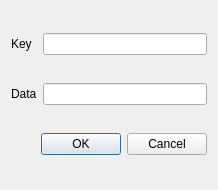
<?xml version="1.0" encoding="UTF-8"?>
<ui version="4.0">
 <class>AddItem</class>
 <widget class="QDialog" name="AddItem">
  <property name="geometry">
   <rect>
    <x>0</x>
    <y>0</y>
    <width>218</width>
    <height>190</height>
   </rect>
  </property>
  <property name="windowTitle">
   <string>Dialog</string>
  </property>
  <layout class="QGridLayout" name="gridLayout">
   <item row="0" column="0">
    <widget class="QLabel" name="label">
     <property name="text">
      <string>Key</string>
     </property>
    </widget>
   </item>
   <item row="0" column="1">
    <widget class="QLineEdit" name="key"/>
   </item>
   <item row="1" column="0">
    <widget class="QLabel" name="label_2">
     <property name="text">
      <string>Data</string>
     </property>
    </widget>
   </item>
   <item row="1" column="1">
    <widget class="QLineEdit" name="data"/>
   </item>
   <item row="2" column="0" colspan="2">
    <widget class="QDialogButtonBox" name="buttonBox">
     <property name="orientation">
      <enum>Qt::Horizontal</enum>
     </property>
     <property name="standardButtons">
      <set>QDialogButtonBox::Cancel|QDialogButtonBox::Ok</set>
     </property>
    </widget>
   </item>
  </layout>
 </widget>
 <resources/>
 <connections>
  <connection>
   <sender>buttonBox</sender>
   <signal>accepted()</signal>
   <receiver>AddItem</receiver>
   <slot>accept()</slot>
   <hints>
    <hint type="sourcelabel">
     <x>248</x>
     <y>254</y>
    </hint>
    <hint type="destinationlabel">
     <x>157</x>
     <y>274</y>
    </hint>
   </hints>
  </connection>
  <connection>
   <sender>buttonBox</sender>
   <signal>rejected()</signal>
   <receiver>AddItem</receiver>
   <slot>reject()</slot>
   <hints>
    <hint type="sourcelabel">
     <x>316</x>
     <y>260</y>
    </hint>
    <hint type="destinationlabel">
     <x>286</x>
     <y>274</y>
    </hint>
   </hints>
  </connection>
 </connections>
</ui>
